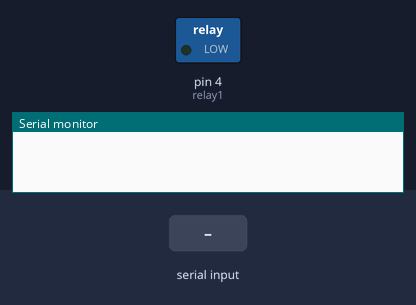
Simulated run of this sketch. Board: Arduino Nano, built with avr-gcc and run on an emulated ATmega328P. Parts: switched loads named in the sketch (green lamp = pin HIGH), the last lines printed to the serial monitor. The inputs (shaded band) are chosen by the test bench.

Above: at 1.2 s.
1.3 s: "1\n" received over Serial
At 2.5 s:
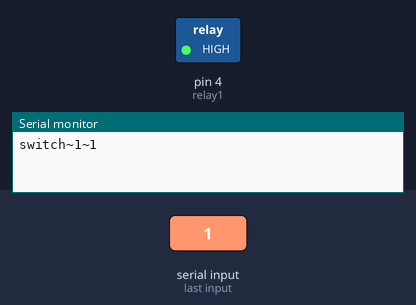
Timing chart, 0 to 4.3 s (numbered marks = the images above; inputs shaded):
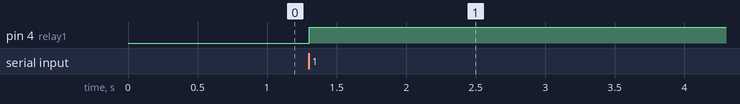

Measured:
- after the input at 1.3 s, pin 4 (relay1): LOW → HIGH at once

The sketch:

serial_single_relay_node.ino
```cpp
/*
REMOTE ID (SINGLE NODE): 1
Serial 433MHz Relay Remote V1.1
-----------------------
By Victor Winters 2016
------ HARDWARE ------

Unit Hardware:

- Adafruit Trinket Pro 5V 16MHz/Arduino NANO V3/Arduino Pro MINI
- HS-12 433 Wireless TX/RX
- Led
- Power supply 9/12V

*/

int relay1 = 4;
String str;

void setup() {
    Serial.begin(9600);

    pinMode(relay1, OUTPUT);
    digitalWrite(relay1, LOW);
}


void loop() {

    if(Serial.available() > 0) {
        str = Serial.readStringUntil('\n');


         if (str == "1") {
                    if (digitalRead(relay1) == HIGH){
                        digitalWrite(relay1, LOW);
                        Serial.println("switch~1~0");

                    } else if (digitalRead(relay1) == LOW) {
                        digitalWrite(relay1, HIGH);
                        Serial.println("switch~1~1");

                    }
// STATUS
// FORMAT TO NODEJS: devicetype~serialid~serialactive

        } else if (str == "status") {
                    if (digitalRead(relay1) == HIGH){
                        Serial.println("switch~1~1");
                    } else if (digitalRead(relay1) == LOW) {
                        Serial.println("switch~1~0");
                    }


         } else {
             // Serial.println("Unknown Command");
         }
        delay(10);
    }


// END VOID LOOP
}
```
